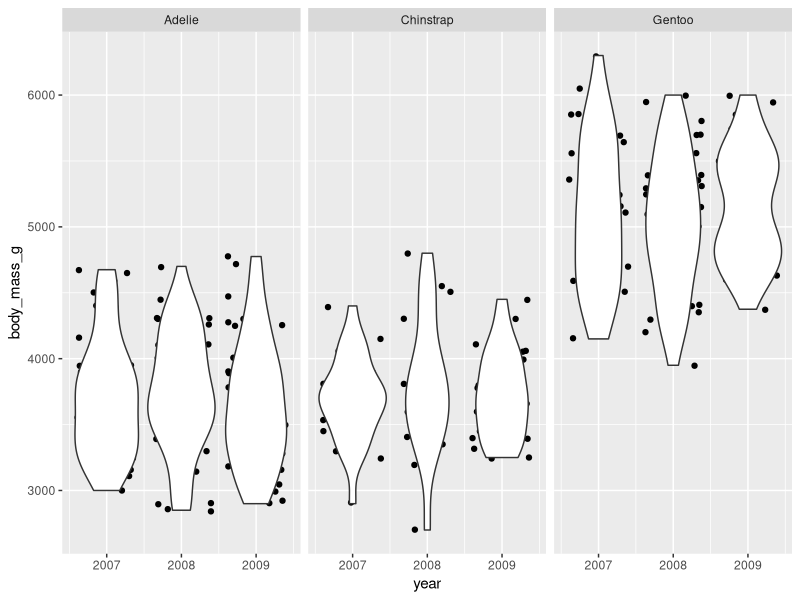

Source code (R):
## ---- chunk 1
knitr::opts_chunk$set(echo = TRUE, 
                      message = FALSE, 
                      warning = FALSE)
## ---- chunk 2
library(palmerpenguins)
library(tidyverse)
library(here)
## ---- chunk 3
glimpse(penguins)
## ---- chunk 4
penguins %>%
  drop_na() %>%
  ggplot(aes(x = year, y = body_mass_g, 
                       group = year)) +
  geom_jitter() +
  geom_violin() +
  facet_wrap(~species) 
